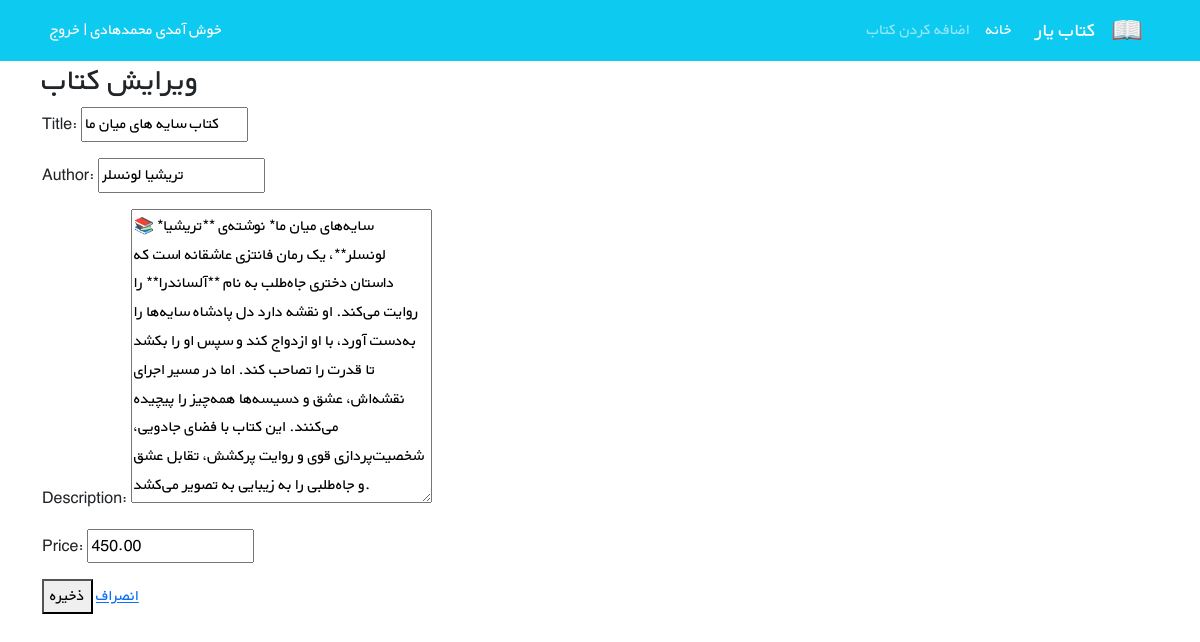
The app's page /book/5/edit/ with its own data.
### books/models.py (models this page shows, shortened)
class Books(models.Model):
    title = models.CharField(max_length=200)
    author=models.CharField(max_length=200)
    description=models.TextField()
    price=models.DecimalField(max_digits=5,decimal_places=2)

### books/views.py (the view, shortened to what this page needs)
# urls.py: path('<int:pk>/edit/', BookUpdateView.as_view(), name='book_update'),
class BookUpdateView(generic.UpdateView):
    model = Books
    template_name = 'books/book_update.html'
    fields = ['title', 'author', 'description', 'price']

### books/templates/books/book_update.html (shortened to what this page needs)
{% extends "_base.html" %}
{% block content %}
    <h2>ویرایش کتاب</h2>
    <form method="post">
        {{ form.as_p }}
        <button type="submit">ذخیره</button>
        <a href="{% url 'book_list' %}">انصراف</a>
    </form>
{% endblock %}

### books/static/css/style.css (style rules this page uses)
* { font-family: 'BYekan', sans-serif; line-height: 1.8rem; }

### records on screen
Books: title "کتاب سایه های میان ما", author "تریشیا لونسلر", description "📚 *سایه‌های میان ما* نوشته‌ی **تریشیا لونسلر**، یک رمان فانتزی عاشقانه است که داستان دختری جاه‌طلب به نام **آلساندرا** را روایت می‌کند. او نقشه دارد دل پادشاه سایه‌ها را به‌دست آورد، با او ازدواج کند و سپس او را بکشد تا قدرت را تصاحب کند. اما در مسیر اجرای نقشه‌اش، عشق و دسیسه‌ها همه‌چیز را پیچیده می‌کنند. این کتاب با فضای جادویی، شخصیت‌پردازی قوی و روایت پرکشش، تقابل عشق و جاه‌طلبی را به زیبایی به تصویر می‌کشد.", price "450.00"
